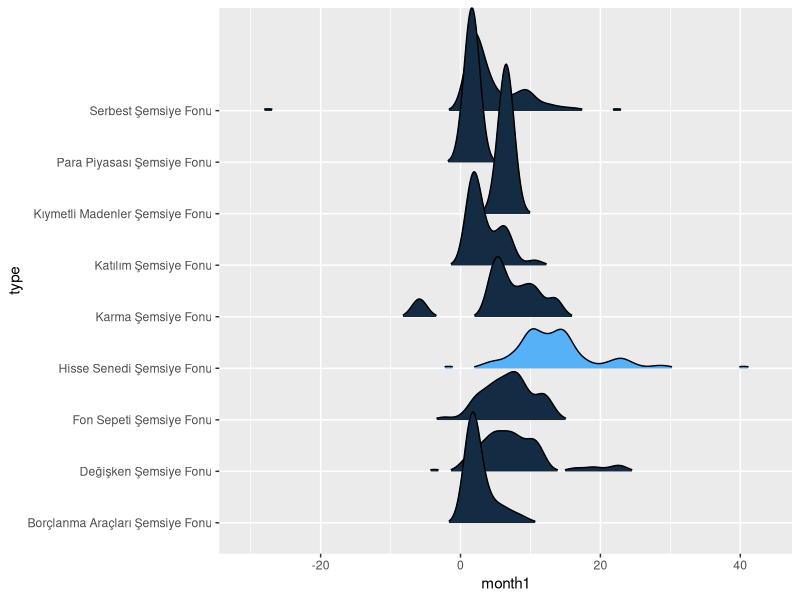
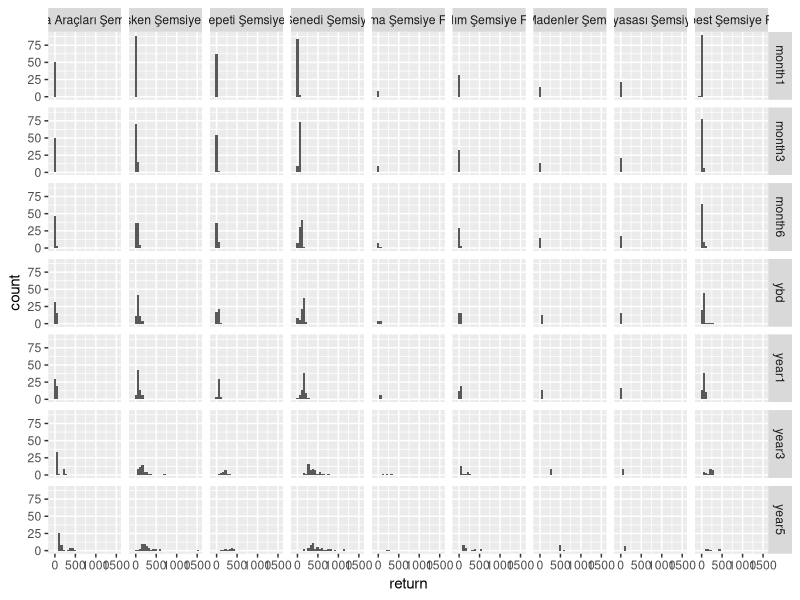
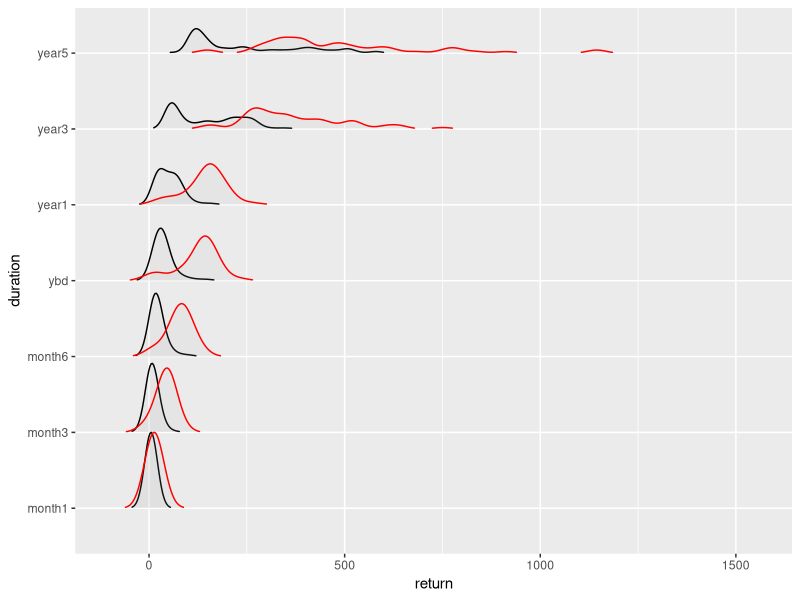

Reproduce these figures in R, in order.
## ---- chunk 1
knitr::opts_chunk$set(
  echo = TRUE,
  message = FALSE,
  warning = FALSE,
  class.source = "bg-warning text-warning"
)
## ---- chunk 2
library(tidyverse)
library(readxl)
library(ggridges)
## ---- chunk 3

returns <- read_excel("data/returns.xlsx",range = "A2:J462")

## ---- chunk 4
cols <- c("code","name","type","month1","month3","month6","ybd","year1","year3","year5")

returns <- returns |> set_names(cols) 

## ---- chunk 5
returns |>mutate(stock=ifelse(type=="Hisse Senedi Şemsiye Fonu",1,0)) |> 
  ggplot(aes(x=month1,y=type,fill=stock))+
    geom_density_ridges_gradient(scale = 3, rel_min_height = 0.01)+
  theme(legend.position="none")

  
## ---- chunk 6
returns_long <- returns |>
  pivot_longer(
    cols = month1:year5,
    names_to = "duration",
    values_to = "return"
  )
## ---- chunk 7
returns_long |>  
  ggplot(aes(x=return)) +
    geom_histogram() +
    facet_grid(vars(duration), vars(type))
## ---- chunk 8
return_stock<-returns_long |> filter(type=="Hisse Senedi Şemsiye Fonu")
return_non_stock<-returns_long |> filter(type!="Hisse Senedi Şemsiye Fonu")

  ggplot(return_non_stock,aes(x=return,y=duration))+
    geom_density_ridges(scale = 1, rel_min_height = 0.01,alpha=0.1)+
    geom_density_ridges(data=return_stock,aes(x=return,y=duration),scale = 1, rel_min_height = 0.01,alpha=0.1,col="red")
